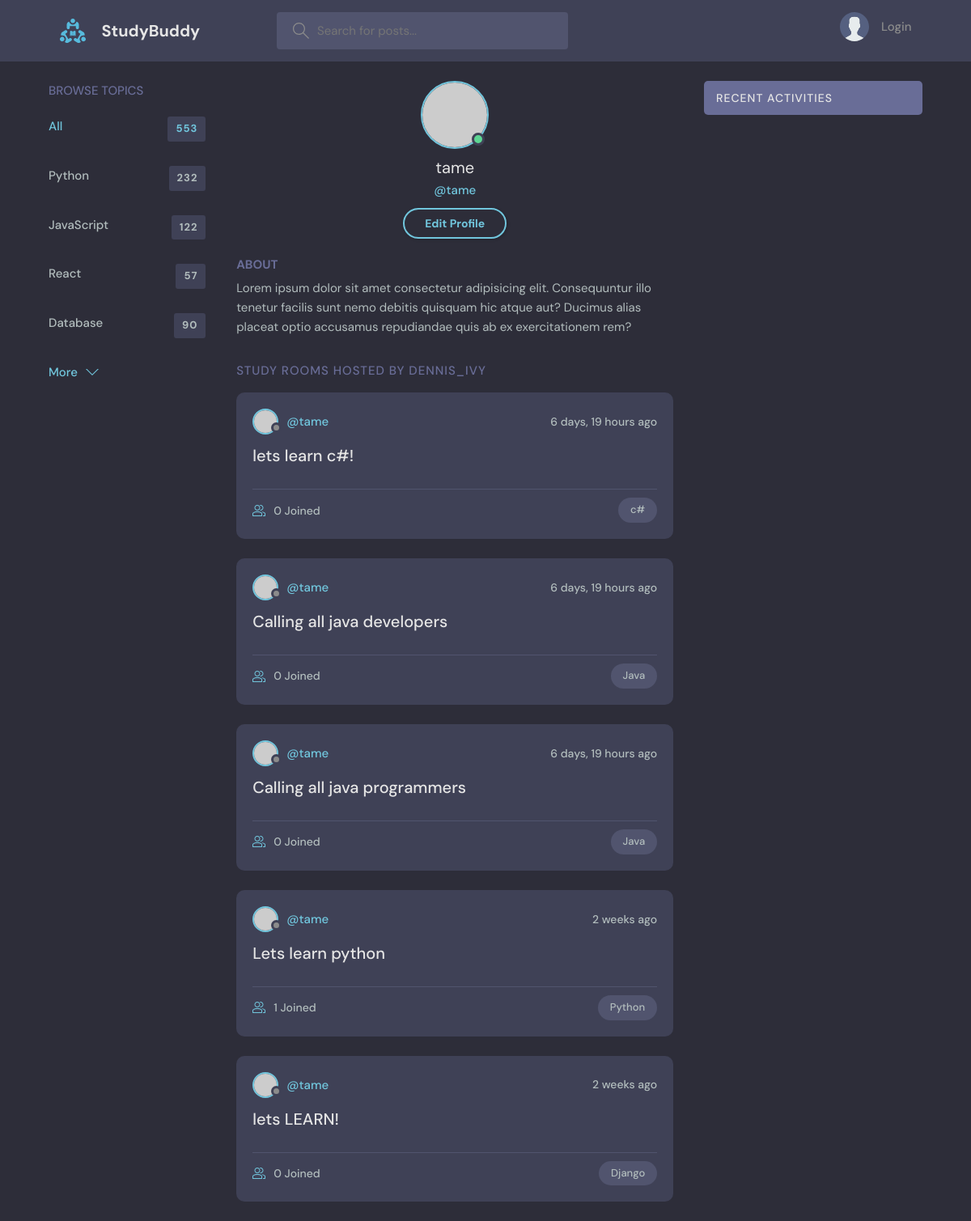
The app's page /profile/2/ with its own data.
### base/models.py (models this page shows, shortened)
class Room(models.Model):
    host =  models.ForeignKey(User, on_delete = models.SET_NULL, null=True)
    topic = models.ForeignKey(Topic, on_delete = models.SET_NULL, null=True)
    name = models.CharField(max_length=200)
    description = models.TextField(null=True, blank=True)
    participants = models.ManyToManyField(User, related_name='participants', blank=True)
    update = models.DateTimeField(auto_now=True) # will be used in the class Meta
    created = models.DateTimeField(auto_now_add=True) # will be used in the class Meta
    class Meta:
        ordering = ['-update', '-created'] #with "-" means updated order

class Topic(models.Model):
    name=models.CharField(max_length=200)

### base/views.py (the view)
# urls.py: path('profile/<str:pk>/', views.userProfile, name='user-profile'),
def userProfile(request, pk):
    user = User.objects.get(id=pk)
    rooms = user.room_set.all()
    room_message = user.message_set.all()
    topics= Topic.objects.all()
    context={'user':user, 'rooms':rooms, 'room_messagesd':room_message, 'topics':topics}
    return render(request, 'base/profile.html', context)

### base/templates/base/profile.html
{% extends 'main.html' %}
{% block content %}
<main class="profile-page layout layout--3">
    <div class="container">
        <div class="topics">
            <div class="topics__header">
                <h2>Browse Topics</h2>
            </div>
            <ul class="topics__list">
                <li>
                    <a href="/" class="active">All <span>553</span></a>
                </li>
                <li>
                    <a href="/">Python <span>232</span></a>
                </li>
                <li>
                    <a href="/">JavaScript <span>122</span></a>
                </li>
                <li>
                    <a href="/">React <span>57</span></a>
                </li>
                <li>
                    <a href="/">Database <span>90</span></a>
                </li>
            </ul>
            <button class="btn btn--link" href="/">
                More
                <svg version="1.1" xmlns="http://www.w3.org/2000/svg" width="32" height="32" viewBox="0 0 32 32">
                    <title>chevron-down</title>
                    <path d="M16 21l-13-13h-3l16 16 16-16h-3l-13 13z"></path>
                </svg>
            </button>
        </div>
        <div class="roomList">
            <div class="profile">
                <div class="profile__avatar">
                    <div class="avatar avatar--large active">
                        <img src="https://randomuser.me/api/portraits/men/11.jpg" />
                    </div>
                </div>
                <div class="profile__info">
                    <h3>{{user.username}}</h3>
                    <p>@{{user.username}}</p>
                    <a href="edit-user.html" class="btn btn--main btn--pill">Edit Profile</a>
                </div>
                <div class="profile__about">
                    <h3>About</h3>
                    <p>
                        Lorem ipsum dolor sit amet consectetur adipisicing elit. Consequuntur illo tenetur
                        facilis sunt nemo debitis quisquam hic atque aut? Ducimus alias placeat optio
                        accusamus repudiandae quis ab ex exercitationem rem?
                    </p>
                </div>
            </div>
            <div class="roomList__header">
                <div>
                    <h2>Study Rooms Hosted by dennis_ivy</a>
                    </h2>
                </div>
            </div>
            {% include 'base/feed_components.html' %}
        </div>
        {% include 'base/activity_components.html' %}
    </div>
</main>
{% endblock content %}

### templates/main.html (shortened to what this page needs)
<!DOCTYPE html>
{% load static %}
<html lang="en">
<head>
    <link rel="stylesheet" href="{% static 'styles/style.css' %}" />
</head>
<body>
    {% include 'navbar.html' %}
    {% block content %}
    {% endblock %}
</body>
</html>

### templates/navbar.html (shortened to what this page needs)
{% load static %}
<header class="header header--loggedIn">
    <div class="container">
        <a href="{% url 'home' %}" class="header__logo">
            <img src="{% static 'images/logo.svg' %}" />
            <h1>StudyBuddy</h1>
        </a>
        <form class="header__search" method="GET" action="{% url 'home' %}">
            <label>
                <input name="q" placeholder="Search for posts..." />
            </label>
        </form>
        <nav class="header__menu">
            {% if request.user.is_authenticated %}
            <div class="header__user">
                <a href="profile.html">
                    <div class="avatar avatar--medium active">
                        <img src="https://randomuser.me/api/portraits/men/37.jpg" />
                    </div>
                    <p>{{request.user.username}}<span>@{{request.user.username}}</span></p>
                </a>
                <button class="dropdown-button">
                    <svg version="1.1" xmlns="http://www.w3.org/2000/svg" width="32" height="32" viewBox="0 0 32 32">
                        <title>chevron-down</title>
                        <path d="M16 21l-13-13h-3l16 16 16-16h-3l-13 13z"></path>
                    </svg>
                </button>
            </div>
            {% else%}
            <a href="{% url 'login' %}">
                <img src="{% static 'images/avatar.svg' %}" />
                <p>Login</p>
            </a>
            {% endif %}
        </nav>
    </div>
</header>

### base/templates/base/feed_components.html (shortened to what this page needs)
{% for room in rooms %}
<div class="roomListRoom">
    <div class="roomListRoom__header">
        <a href="{% url 'user-profile' room.id %}" class="roomListRoom__author">
            <div class="avatar avatar--small">
                <img src="https://randomuser.me/api/portraits/women/11.jpg" />
            </div>
            <span>@{{room.host.username}}</span>
        </a>
        <div class="roomListRoom__actions">
            <span>{{room.created|timesince}} ago</span>
        </div>
    </div>
    <div class="roomListRoom__content">
        <a href="{% url 'room' room.id %}">{{room.name}}</a>
    </div>
    <div class="roomListRoom__meta">
        <a href="{% url 'room' room.id %}" class="roomListRoom__joined">
            {{room.participants.all.count}} Joined
        </a>
        <p class="roomListRoom__topic">{{room.topic.name}}</p>
    </div>
</div>
{% endfor %}

### base/templates/base/activity_components.html (shortened to what this page needs)
<div class="activities">
    <div class="activities__header">
        <h2>Recent Activities</h2>
    </div>
</div>

### records on screen
Room: host.username "tame", created "6 days, 19 hours", name "lets learn c#!", participants.all.count "0", topic.name "c#"
Room: host.username "tame", created "6 days, 19 hours", name "Calling all java developers", participants.all.count "0", topic.name "Java"
Room: host.username "tame", created "6 days, 19 hours", name "Calling all java programmers", participants.all.count "0", topic.name "Java"
Room: host.username "tame", created "2 weeks", name "Lets learn python", participants.all.count "1", topic.name "Python"
Room: host.username "tame", created "2 weeks", name "lets LEARN!", participants.all.count "0", topic.name "Django"

### other values on screen
{{ user.username }} "tame"
